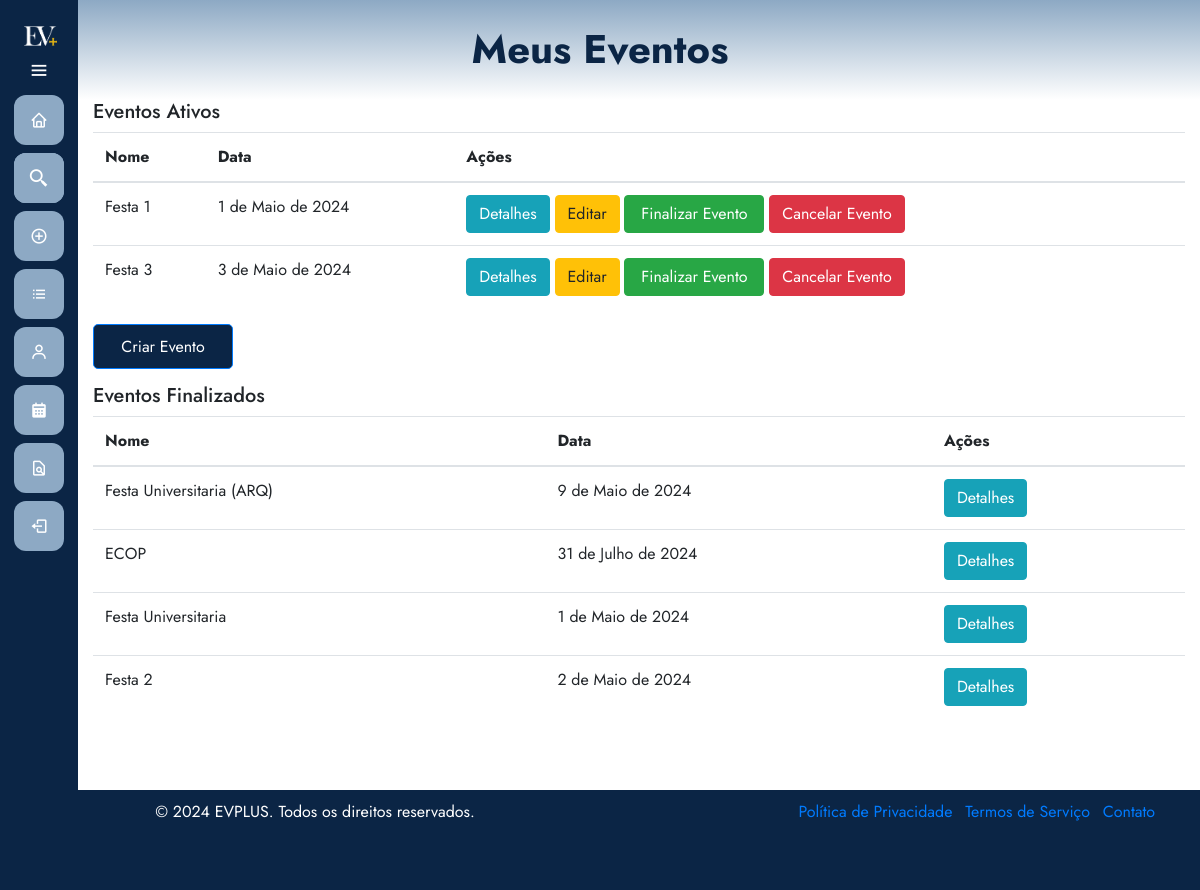
/eventos/meuseventos/ (signed in), run on the app's committed database.
### eventos/models.py (models this page shows, shortened)
class Evento(models.Model):
    user = models.ForeignKey(User, on_delete=models.CASCADE)
    clients = models.ManyToManyField(User, through='Inscricao', related_name='eventos')
    name = models.CharField(max_length=100)
    description = models.TextField()
    local = models.CharField(max_length=100)
    date = models.DateField()
    time = models.TimeField()
    category = models.CharField(max_length=100)
    banner = models.ImageField(null=True, blank=True, upload_to='images/')
    finalizado = models.BooleanField(default=False)

### eventos/views.py (the view)
# urls.py: path('meuseventos/', views.listarEventos, name='meuseventos'),
@login_required
@permission_required('eventos.add_evento', raise_exception=True)
def listarEventos(request):
    exibir_sidebar = True
    eventos_ativos = Evento.objects.filter(user=request.user, finalizado=False)  # Filtra eventos ativos
    eventos_finalizados = Evento.objects.filter(user=request.user, finalizado=True)  # Filtra eventos finalizados
    return render(request, 'meusEventos.html', {'eventos': eventos_ativos, 'finalizarEvento': eventos_finalizados, 'exibir_sidebar': exibir_sidebar})

### eventos/templates/meuseventos.html (shortened to what this page needs)
{% extends 'base.html' %}
{% load static %}
{% block 'head' %}
    <link rel="stylesheet" href="{% static 'eventos/css/meuseventos.css' %}">
{% endblock %}
{% block 'dashboard' %}
    <div class="container">
        <div class="row">
            <div class="col-md-12">
                <h5>Eventos Ativos</h5>
                <table class="table">
                    <thead>
                        <tr>
                            <th>Nome</th>
                            <th>Data</th>
                            <th>Ações</th>
                        </tr>
                    </thead>
                    <tbody>
                        {% for evento in eventos %}
                            <tr>
                                <td>{{ evento.name }}</td>
                                <td>{{ evento.date }}</td>
                                <td>
                                    <a href="{% url 'eventos:detalhes_evento' evento.id %}" class="btn btn-info">Detalhes</a>
                                    {% if perms.eventos.change_evento %}
                                        <a href="{% url 'eventos:editar_evento' evento.id %}" class="btn btn-warning">Editar</a>
                                        <a href="#" onclick="confirmarFinalizar('{{ evento.id }}')" class="btn btn-success">Finalizar Evento</a>
                                        <a href="#" onclick="confirmarCancelar('{{ evento.id }}')" class="btn btn-danger">Cancelar Evento</a>
                                    {% endif %}
                                </td>
                            </tr>
                        {% endfor %}
                    </tbody>
                </table>
            </div>
        </div>
    </div>
    <div class="container">
        <div class="row">
            <div class="col-md-12">
                <a href="{% url 'eventos:eventos' %}" class="btn btn-primary">Criar Evento</a>
            </div>
        </div>
    </div>
    <div class="container">
        <div class="row">
            <div class="col-md-12">
                <h5>Eventos Finalizados</h5>
                <table class="table">
                    <thead>
                        <tr>
                            <th>Nome</th>
                            <th>Data</th>
                            <th>Ações</th>
                        </tr>
                    </thead>
                    <tbody>
                        {% for evento in finalizarEvento %}
                            <tr>
                                <td>{{ evento.name }}</td>
                                <td>{{ evento.date }}</td>
                                <td>
                                    <a href="{% url 'eventos:detalhes_evento' evento.id %}" class="btn btn-info">Detalhes</a>
                                </td>
                            </tr>
                        {% endfor %}
                    </tbody>
                </table>
            </div>
        </div>
    </div>
{% endblock %}

### templates/static/general/css/base.css (style rules this page uses)
* { margin: 0; padding: 0; box-sizing: border-box; font-family: "Jost" , sans-serif; }

### templates/static/general/css/general.css (style rules this page uses)
:root { --main-color: #8da9c4; --dark-color: #0b2545; --light-color: #eef4ed; --contrast-color: #467afd; --differential-color: #134074; }

### templates/static/eventos/css/meuseventos.css (style rules this page uses)
.btn-primary { height: 45px; width: 140px; background-color: var(--dark-color); padding: 10px; border-radius: 5px; color: white; margin-bottom: 15px; }
.btn-success { padding: 6px; height: 38px; width: 140px; }

### data on the page
Evento: name "Festa 1", date "1 de Maio de 2024"
Evento: name "Festa 3", date "3 de Maio de 2024"
Evento: name "Festa Universitaria (ARQ)", date "9 de Maio de 2024"
Evento: name "ECOP", date "31 de Julho de 2024"
Evento: name "Festa Universitaria", date "1 de Maio de 2024"
Evento: name "Festa 2", date "2 de Maio de 2024"
